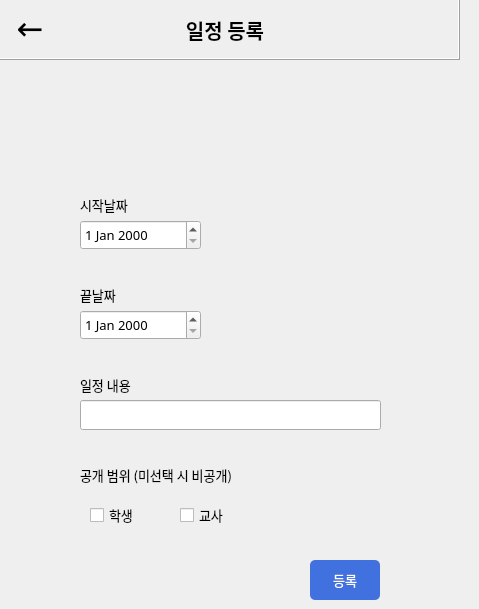
    <widget class="QWidget" name="stack_schedule_add">
     <widget class="QFrame" name="frame_12">
      <property name="geometry">
       <rect>
        <x>-10</x>
        <y>-10</y>
        <width>470</width>
        <height>70</height>
       </rect>
      </property>
      <property name="font">
       <font>
        <family>맑은 고딕</family>
       </font>
      </property>
      <property name="frameShape">
       <enum>QFrame::Box</enum>
      </property>
      <property name="frameShadow">
       <enum>QFrame::Raised</enum>
      </property>
      <widget class="QLabel" name="btn_schedule_add_to_schedule">
       <property name="geometry">
        <rect>
         <x>20</x>
         <y>20</y>
         <width>40</width>
         <height>40</height>
        </rect>
       </property>
       <property name="font">
        <font>
         <family>맑은 고딕</family>
         <pointsize>24</pointsize>
         <weight>50</weight>
         <bold>false</bold>
        </font>
       </property>
       <property name="cursor">
        <cursorShape>PointingHandCursor</cursorShape>
       </property>
       <property name="text">
        <string>←</string>
       </property>
       <property name="alignment">
        <set>Qt::AlignBottom|Qt::AlignHCenter</set>
       </property>
      </widget>
      <widget class="QLabel" name="label_61">
       <property name="geometry">
        <rect>
         <x>190</x>
         <y>20</y>
         <width>90</width>
         <height>40</height>
        </rect>
       </property>
       <property name="font">
        <font>
         <family>맑은 고딕</family>
         <pointsize>15</pointsize>
         <weight>75</weight>
         <bold>true</bold>
        </font>
       </property>
       <property name="text">
        <string>일정 등록</string>
       </property>
       <property name="alignment">
        <set>Qt::AlignCenter</set>
       </property>
      </widget>
     </widget>
     <widget class="QDateEdit" name="date_add_start">
      <property name="geometry">
       <rect>
        <x>80</x>
        <y>220</y>
        <width>121</width>
        <height>30</height>
       </rect>
      </property>
      <property name="font">
       <font>
        <family>맑은 고딕</family>
        <pointsize>10</pointsize>
       </font>
      </property>
     </widget>
     <widget class="QDateEdit" name="date_add_end">
      <property name="geometry">
       <rect>
        <x>80</x>
        <y>310</y>
        <width>121</width>
        <height>30</height>
       </rect>
      </property>
      <property name="font">
       <font>
        <family>맑은 고딕</family>
        <pointsize>10</pointsize>
       </font>
      </property>
     </widget>
     <widget class="QCheckBox" name="check_add_stu">
      <property name="geometry">
       <rect>
        <x>90</x>
        <y>500</y>
        <width>60</width>
        <height>30</height>
       </rect>
      </property>
      <property name="font">
       <font>
        <family>맑은 고딕</family>
        <pointsize>10</pointsize>
       </font>
      </property>
      <property name="text">
       <string>학생</string>
      </property>
     </widget>
     <widget class="QCheckBox" name="check_add_pro">
      <property name="geometry">
       <rect>
        <x>180</x>
        <y>500</y>
        <width>60</width>
        <height>30</height>
       </rect>
      </property>
      <property name="font">
       <font>
        <family>맑은 고딕</family>
        <pointsize>10</pointsize>
       </font>
      </property>
      <property name="text">
       <string>교사</string>
      </property>
     </widget>
     <widget class="QLabel" name="btn_add_schedule">
      <property name="geometry">
       <rect>
        <x>310</x>
        <y>560</y>
        <width>70</width>
        <height>40</height>
       </rect>
      </property>
      <property name="font">
       <font>
        <family>맑은 고딕</family>
        <pointsize>10</pointsize>
       </font>
      </property>
      <property name="cursor">
       <cursorShape>PointingHandCursor</cursorShape>
      </property>
      <property name="styleSheet">
       <string notr="true">background-color: rgb(65, 113, 223);
border-radius: 5px;
color: rgb(255, 255, 255);</string>
      </property>
      <property name="text">
       <string>등록</string>
      </property>
      <property name="alignment">
       <set>Qt::AlignCenter</set>
      </property>
     </widget>
     <widget class="QLineEdit" name="edit_add_schedule">
      <property name="geometry">
       <rect>
        <x>80</x>
        <y>400</y>
        <width>301</width>
        <height>30</height>
       </rect>
      </property>
      <property name="font">
       <font>
        <family>맑은 고딕</family>
        <pointsize>10</pointsize>
       </font>
      </property>
     </widget>
     <widget class="QLabel" name="label_56">
      <property name="geometry">
       <rect>
        <x>80</x>
        <y>190</y>
        <width>250</width>
        <height>30</height>
       </rect>
      </property>
      <property name="font">
       <font>
        <family>맑은 고딕</family>
        <pointsize>10</pointsize>
       </font>
      </property>
      <property name="styleSheet">
       <string notr="true">background-color: rgba(255, 255, 255, 0);</string>
      </property>
      <property name="text">
       <string>시작날짜</string>
      </property>
      <property name="alignment">
       <set>Qt::AlignLeading|Qt::AlignLeft|Qt::AlignVCenter</set>
      </property>
     </widget>
     <widget class="QLabel" name="label_57">
      <property name="geometry">
       <rect>
        <x>80</x>
        <y>280</y>
        <width>250</width>
        <height>30</height>
       </rect>
      </property>
      <property name="font">
       <font>
        <family>맑은 고딕</family>
        <pointsize>10</pointsize>
       </font>
      </property>
      <property name="styleSheet">
       <string notr="true">background-color: rgba(255, 255, 255, 0);</string>
      </property>
      <property name="text">
       <string>끝날짜</string>
      </property>
      <property name="alignment">
       <set>Qt::AlignLeading|Qt::AlignLeft|Qt::AlignVCenter</set>
      </property>
     </widget>
     <widget class="QLabel" name="label_63">
      <property name="geometry">
       <rect>
        <x>80</x>
        <y>370</y>
        <width>250</width>
        <height>30</height>
       </rect>
      </property>
      <property name="font">
       <font>
        <family>맑은 고딕</family>
        <pointsize>10</pointsize>
       </font>
      </property>
      <property name="styleSheet">
       <string notr="true">background-color: rgba(255, 255, 255, 0);</string>
      </property>
      <property name="text">
       <string>일정 내용</string>
      </property>
      <property name="alignment">
       <set>Qt::AlignLeading|Qt::AlignLeft|Qt::AlignVCenter</set>
      </property>
     </widget>
     <widget class="QLabel" name="label_64">
      <property name="geometry">
       <rect>
        <x>80</x>
        <y>460</y>
        <width>250</width>
        <height>30</height>
       </rect>
      </property>
      <property name="font">
       <font>
        <family>맑은 고딕</family>
        <pointsize>10</pointsize>
       </font>
      </property>
      <property name="styleSheet">
       <string notr="true">background-color: rgba(255, 255, 255, 0);</string>
      </property>
      <property name="text">
       <string>공개 범위 (미선택 시 비공개)</string>
      </property>
      <property name="alignment">
       <set>Qt::AlignLeading|Qt::AlignLeft|Qt::AlignVCenter</set>
      </property>
     </widget>
     <zorder>frame_12</zorder>
     <zorder>date_add_start</zorder>
     <zorder>date_add_end</zorder>
     <zorder>check_add_stu</zorder>
     <zorder>check_add_pro</zorder>
     <zorder>edit_add_schedule</zorder>
     <zorder>btn_add_schedule</zorder>
     <zorder>label_56</zorder>
     <zorder>label_57</zorder>
     <zorder>label_63</zorder>
     <zorder>label_64</zorder>
    </widget>
